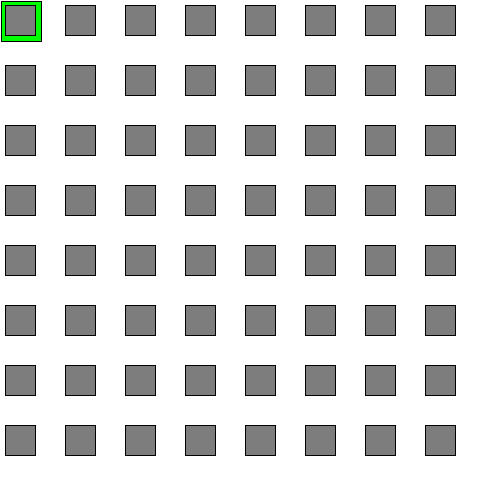
Frame 1 (no input)
Frame 60 (the mouse pressed at the canvas centre just before this capture): identical to frame 1, image omitted
Frame 120 (the mouse held since frame 60 and released just before this capture): identical to frame 1, image omitted

The Processing sketch that drew this single still picture (run headless with seeded random() and noise(); from frame 60 on, the mouse is pressed at the canvas centre):

// Processing sketch: processing_119283
// ── processing_119283.pde

int i = 0;
int z = 0;
int abstand = 60;
  
void setup() {
  size(500,500);
  background(255);

}

void draw() {
  background(255);
   translate(0,0);
  fill(0,255,0);
  rect(1,1,40,40);
    while ( z < 8) {
      while (i < 8) {
        fill(125);
        rect(5,5,30,30);
        translate(abstand,0);
        i++;
      }
    i = 0;
    translate(-480,abstand);
    z++;
  }
  z = 0;

}

void mouseClicked() {
  abstand = abstand - 5;
}
